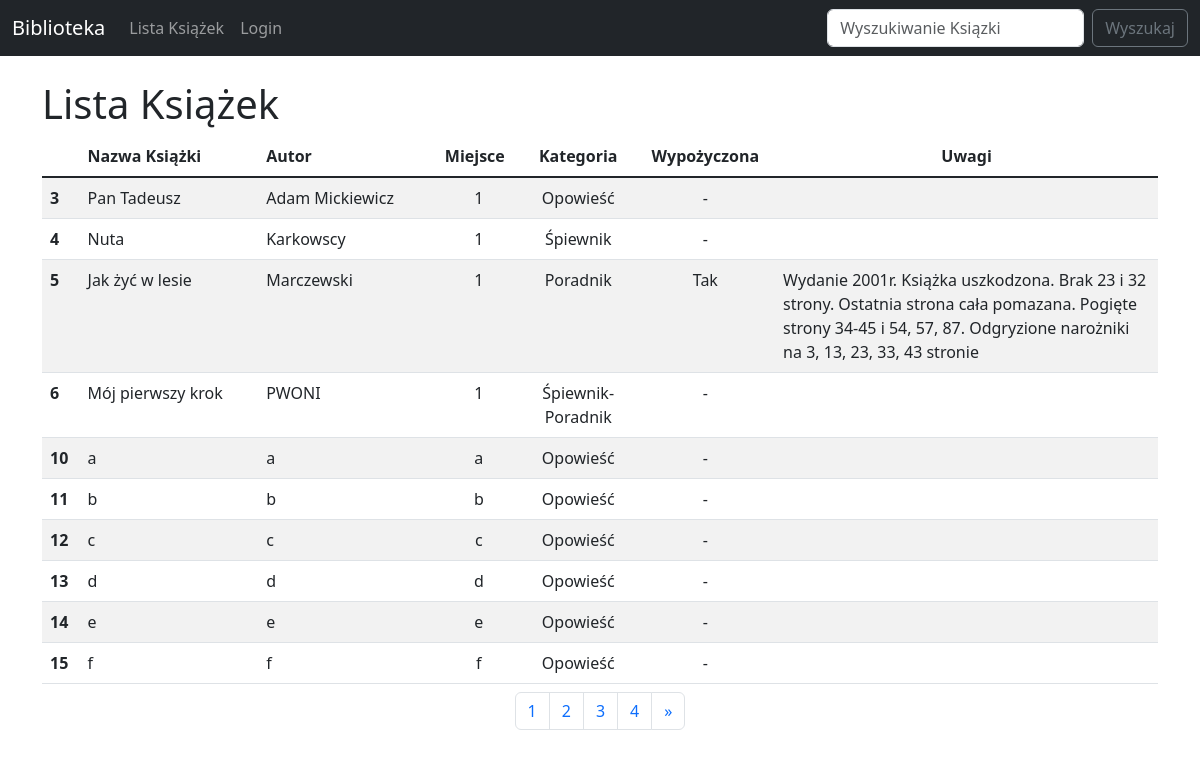
The page /book_list/ on the database its author committed.
### biblioteka_app/models.py (models this page shows, shortened)
class ListBook(models.Model):
    title = models.CharField(max_length=200)
    author = models.CharField(max_length=100)
    location = models.CharField(max_length=50)
    category = models.ManyToManyField(ListBookCategory)
    borrow_date = models.DateField(null=True, blank=True)
    borrower = models.ForeignKey(ListPeople, on_delete=models.SET_NULL, max_length=100, null=True, blank=True)
    notes = models.TextField(null=True, blank=True)

class ListBookCategory(models.Model):
    name = models.CharField(max_length=100)
    def __str__(self):
        return self.name

### biblioteka_app/views.py (the view)
# urls.py: path('book_list/', views.book_list, name='book-list'),
def book_list(request):
    books = ListBook.objects.all()
    p = Paginator(books, 10)
    page = request.GET.get('page')
    list_book = p.get_page(page)
    nums = "a" * list_book.paginator.num_pages
    return render(request, 'book_list.html',
                {
                    'books': books,
                    'list_book': list_book,
                    'nums': nums,
                })

### biblioteka_app/templates/book_list.html (shortened to what this page needs)
{% extends 'base.html' %}
{% block content %}
    <h1>
        Lista Książek
    </h1>
    {% if books %}
    <table class="table table-striped">
        <thead>
            <tr>
                <th scope="col" width="2%"></th>
                <th scope="col" width="14%">Nazwa Książki</th>
                <th scope="col" width="14%">Autor</th>
                <th scope="col" width="5%">Miejsce</th>
                <th scope="col" class="text-center" width="9%">Kategoria</th>
                {% if user.is_authenticated %}
                    <th scope="col" class="text-center">Data Wypożyczenia</th>
                    <th scope="col" class="text-center">Osoba Wypożyczająca</th>
                {% else %}
                    <th scope="col" class="text-center" width="10%">Wypożyczona</th>
                {% endif %}
                <th scope="col" class="text-center" width="30%">Uwagi</th>
            </tr>
        </thead>
        <tbody class="table-group-divider">
            {% for book in list_book %}
                <tr>
                    <th scope="row">{{ book.id }}</th>
                    <td>{{ book.title }}</td>
                    <td>{{ book.author }}</td>
                    <td class="text-center">{{ book.location }}</td>
                    <td class="text-center">{{ book.category.all|join:'-' }}</td>
                    {% if user.is_authenticated %}
                    <td>
                        {% if book.borrow_date %}
                            {{ book.borrow_date }}
                        {% endif %}
                    </td>
                    <td>
                        {% if book.borrower %}
                            {{ book.borrower }}
                        {% endif %}
                    </td>
                    {% else %}
                    <td class="text-center">
                        {% if book.borrower or book.borrow_date %}
                            Tak
                        {% else %}
                            -
                        {% endif %}
                    </td>
                    {% endif %}
                    <td>{{ book.notes }}</td>
                </tr>
            {% endfor %}
        </tbody>
        <caption>
            <nav aria-label="Page navigation example">
                <ul class="pagination justify-content-center">
                    {% for i in nums %}
                        <li class="page-item">
                            <a class="page-link" href="?page={{ forloop.counter }}">{{ forloop.counter }}</a>
                        </li>
                    {% endfor %}
                    {% if list_book.has_next %}
                        <li class="page-item">
                            <a class="page-link" href="?page={{ list_book.paginator.num_pages }}">&raquo</a>
                        </li>
                    {% endif %}
                </ul>
            </nav>
        </caption>
    </table>
    {% else %}
        <p> Brak książek na liście. </p>
    {% endif %}
{% endblock  %}

### rows shown on the page
ListBook: id "3", title "Pan Tadeusz", author "Adam Mickiewicz", location "1", category.all "Opowieść"
ListBook: id "4", title "Nuta", author "Karkowscy", location "1", category.all "Śpiewnik"
ListBook: id "5", title "Jak żyć w lesie", author "Marczewski", location "1", category.all "Poradnik", shows "Tak", notes "Wydanie 2001r. Książka uszkodzona. Brak 23 i 32 strony. Ostatnia strona cała pomazana. Pogięte strony 34-45 i 54, 57, 87. Odgryzione narożniki na 3, 13, 23, 33, 43 stronie"
ListBook: id "6", title "Mój pierwszy krok", author "PWONI", location "1", category.all "Śpiewnik-Poradnik"
ListBook: id "10", title "a", author "a", location "a", category.all "Opowieść"
ListBook: id "11", title "b", author "b", location "b", category.all "Opowieść"
ListBook: id "12", title "c", author "c", location "c", category.all "Opowieść"
ListBook: id "13", title "d", author "d", location "d", category.all "Opowieść"
ListBook: id "14", title "e", author "e", location "e", category.all "Opowieść"
ListBook: id "15", title "f", author "f", location "f", category.all "Opowieść"
